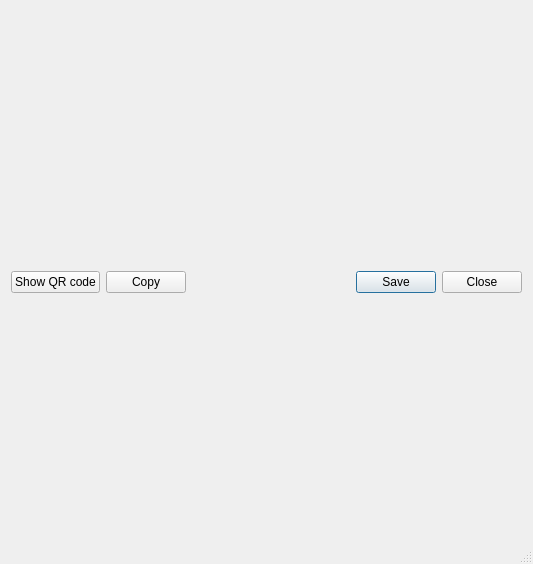
<?xml version="1.0" encoding="UTF-8"?>
<ui version="4.0">
 <class>Dialog</class>
 <widget class="QDialog" name="Dialog">
  <property name="enabled">
   <bool>true</bool>
  </property>
  <property name="geometry">
   <rect>
    <x>0</x>
    <y>0</y>
    <width>533</width>
    <height>564</height>
   </rect>
  </property>
  <property name="windowIcon">
   <iconset resource="../icons.qrc">
    <normaloff>icons:script.png</normaloff>icons:script.png</iconset>
  </property>
  <property name="autoFillBackground">
   <bool>true</bool>
  </property>
  <property name="sizeGripEnabled">
   <bool>true</bool>
  </property>
  <property name="modal">
   <bool>true</bool>
  </property>
  <layout class="QVBoxLayout" name="main_layout">
   <item>
    <layout class="QHBoxLayout" name="horizontalLayout">
     <item>
      <widget class="QPushButton" name="show_qrcode">
       <property name="text">
        <string>Show QR code</string>
       </property>
       <property name="autoDefault">
        <bool>false</bool>
       </property>
      </widget>
     </item>
     <item>
      <widget class="QPushButton" name="copy_button">
       <property name="contextMenuPolicy">
        <enum>Qt::NoContextMenu</enum>
       </property>
       <property name="text">
        <string>Copy</string>
       </property>
       <property name="autoDefault">
        <bool>false</bool>
       </property>
      </widget>
     </item>
     <item>
      <spacer name="horizontalSpacer_2">
       <property name="orientation">
        <enum>Qt::Horizontal</enum>
       </property>
       <property name="sizeHint" stdset="0">
        <size>
         <width>40</width>
         <height>20</height>
        </size>
       </property>
      </spacer>
     </item>
     <item>
      <widget class="QDialogButtonBox" name="button_box">
       <property name="sizePolicy">
        <sizepolicy hsizetype="Fixed" vsizetype="Fixed">
         <horstretch>0</horstretch>
         <verstretch>0</verstretch>
        </sizepolicy>
       </property>
       <property name="whatsThis">
        <string>Click to exit</string>
       </property>
       <property name="orientation">
        <enum>Qt::Horizontal</enum>
       </property>
       <property name="standardButtons">
        <set>QDialogButtonBox::Close|QDialogButtonBox::Save</set>
       </property>
      </widget>
     </item>
    </layout>
   </item>
  </layout>
 </widget>
 <resources>
  <include location="../icons.qrc"/>
 </resources>
 <connections>
  <connection>
   <sender>button_box</sender>
   <signal>rejected()</signal>
   <receiver>Dialog</receiver>
   <slot>reject()</slot>
   <hints>
    <hint type="sourcelabel">
     <x>316</x>
     <y>260</y>
    </hint>
    <hint type="destinationlabel">
     <x>286</x>
     <y>274</y>
    </hint>
   </hints>
  </connection>
 </connections>
</ui>
